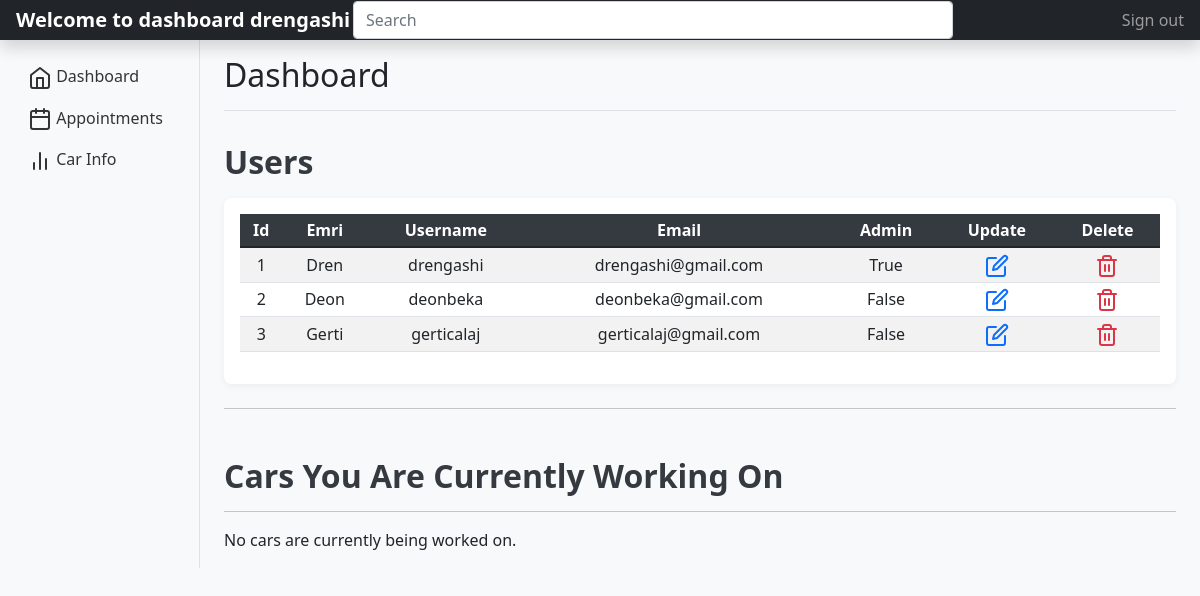
/dashboard.php (signed in), run on the app's committed database.
### tables this page shows
CREATE TABLE `users` (
  `id` int(11) NOT NULL,
  `name` varchar(255) DEFAULT NULL,
  `username` varchar(255) DEFAULT NULL,
  `email` varchar(255) DEFAULT NULL,
  `password` varchar(255) DEFAULT NULL,
  `confirm_password` varchar(255) DEFAULT NULL,
  `is_admin` varchar(255) DEFAULT NULL
);

### dashboard.php (the view, shortened to what this page needs)
<?php
    include_once('database/config.php');
    $sql = "SELECT * FROM users";
    $selectUsers = $conn->prepare($sql);
    $selectUsers->execute();
    $users_data = $selectUsers->fetchAll();
    $carWorkingOn = "SELECT appointments.id, appointments.make, appointments.model, appointments.year, appointments.date, appointments.time, appointments.is_approved, appointments.working_on, appointments.image
        FROM appointments
        INNER JOIN users ON users.id = appointments.user_id
        WHERE appointments.working_on = 'true'";
    $getCarWorkingOn = $conn->prepare($carWorkingOn);
    $getCarWorkingOn->execute();
    $carWorkingOnData = $getCarWorkingOn->fetchAll();
 ?>
 <!DOCTYPE html>
 <html>
 <head>
 	<link href="https://cdn.jsdelivr.net/npm/bootstrap@5.1.3/dist/css/bootstrap.min.css" rel="stylesheet">
 </head>
 <body>
 <header class="navbar navbar-dark sticky-top bg-dark flex-md-nowrap p-0 shadow">
  <a class="navbar-brand col-md-3 col-lg-2 me-0 px-3" href="#"><?php echo "Welcome to dashboard ".$_SESSION['username']; ?></a>
  <input class="form-control form-control-dark w-50" type="text" placeholder="Search" aria-label="Search">
  <div class="navbar-nav">
    <div class="nav-item text-nowrap">
      <a class="nav-link px-3" href="logout.php">Sign out</a>
    </div>
  </div>
</header>
<div class="container-fluid">
  <div class="row">
    <nav id="sidebarMenu" class="col-md-3 col-lg-2 d-md-block bg-light sidebar collapse">
      <div class="position-sticky pt-3">
        <ul class="nav flex-column">
           <?php if ($_SESSION['is_admin'] == 'true') { ?>
                        <li class="nav-item"><a class="nav-link active" href="dashboard.php"><span data-feather="home"></span> Dashboard</a></li>
                        <li class="nav-item"><a class="nav-link" href="appointments.php"><i data-feather="calendar"></i> Appointments</a></li>
                        <li class="nav-item"><a class="nav-link active" href="workOnCar.php"><i data-feather="bar-chart-2"></i> Car Info</a></li>
                    <?php } else { ?>
                        <li class="nav-item"><a class="nav-link" href="appointments.php"><i data-feather="calendar"></i> Appointments</a></li>
                        <li class="nav-item"><a class="nav-link" href="makeAppointment.php"><i data-feather="plus-circle"></i> Make Appointment</a></li>
                    <?php } ?>
      </div>
    </nav>
    <main class="col-md-9 ms-sm-auto col-lg-10 px-md-4">
      <div class="d-flex justify-content-between flex-wrap flex-md-nowrap align-items-center pt-3 pb-2 mb-3 border-bottom">
        <h1 class="h2">Dashboard</h1>
      </div>
    <?php if ($_SESSION['is_admin'] == 'true') { ?>
      <h2>Users</h2>
      <div class="table-responsive">
        <table class="table table-striped table-sm">
          <thead>
            <tr>
              <th scope="col">Id</th>
              <th scope="col">Emri</th>
              <th scope="col">Username</th>
              <th scope="col">Email</th>
              <th scope="col">Admin</th>
              <th scope="col">Update</th>
              <th scope="col">Delete</th>
            </tr>
          </thead>
          <tbody>
            <?php foreach ($users_data as $user_data) { ?>
               <tr>
                <td><?php echo $user_data['id']; ?></td>
                <td><?php echo $user_data['name']; ?></td>
                <td><?php echo $user_data['username']; ?></td>
                <td><?php echo $user_data['email']; ?></td>
                <td class="admin"><?php echo $user_data['is_admin']; ?></td>
                <td><a href="editUsers.php?id=<?= $user_data['id'];?>" class="text-primary"><i data-feather="edit"></i></a></td>
                <td><a href="deleteUsers.php?id=<?= $user_data['id'];?>" class="text-danger"><i data-feather="trash-2"></i></a></td>
              </tr>
           <?php  } ?>
          </tbody>
        </table>
      </div>
      <hr class="my-4">
      <h2 class="car">Cars You Are Currently Working On</h2>
      <hr>
      <?php if (count($carWorkingOnData) > 0): ?>
      <div class="row">
        <?php foreach ($carWorkingOnData as $car): ?>
          <div class="col-md-6">
            <div class="card mb-4 shadow-sm">
              <?php if (!empty($car['image'])): ?>
                <img src="images/<?php echo htmlspecialchars($car['image']); ?>" class="card-img-top" alt="Car Image" style="max-height: 300px; object-fit: cover;">
              <?php else: ?>
                <img src="images/default-car.jpg" class="card-img-top" alt="Default Car" style="max-height: 300px; object-fit: cover;">
              <?php endif; ?>
              <div class="card-body">
                <h5 class="card-title"><?php echo htmlspecialchars($car['make'] . ' ' . $car['model']); ?></h5>
                <p class="card-text">
                  <strong>Year:</strong> <?php echo htmlspecialchars($car['year']); ?><br>
                  <strong>Date:</strong> <?php echo htmlspecialchars($car['date']); ?><br>
                  <strong>Time:</strong> <?php echo htmlspecialchars($car['time']); ?><br>
                  <strong>Approved:</strong> <?php echo ($car['is_approved'] === 'true') ? 'Yes' : 'No'; ?><br>
                  <strong>Working on:</strong> <?php echo ($car['working_on'] === 'true') ? 'Yes' : 'No'; ?>
                </p>
              </div>
            </div>
          </div>
        <?php endforeach; ?>
      </div>
<?php else: ?>
  <p>No cars are currently being worked on.</p>
<?php endif; ?>
     <?php  } else {
    } ?>
    </main>
  </div>
</div>
  </body>
</html>
 </body>
 </html>

### dashboard.php (style rules this page uses)
body { background-color: #f8f9fa; font-family: 'Segoe UI', Tahoma, Geneva, Verdana, sans-serif; }
.admin::first-letter { text-transform: uppercase; }
.navbar-brand { font-weight: bold; }
.nav-link { color: #333; transition: all 0.3s; }
.table th { background-color: #343a40; color: white; text-align: center; }
.table td, .table th { vertical-align: middle; text-align: center; }
.sidebar { background-color: #f1f3f5; border-right: 1px solid #dee2e6; }
h2 { margin-top: 2rem; margin-bottom: 1rem; font-weight: 600; color: #343a40; }
.car { margin-top: 3rem; }
.table-responsive { box-shadow: 0 2px 8px rgba(0,0,0,0.05); background-color: white; border-radius: 8px; padding: 1rem; }

### data on the page
users: id "1", name "Dren", username "drengashi", email "drengashi@gmail.com", is_admin "true"
users: id "2", name "Deon", username "deonbeka", email "deonbeka@gmail.com", is_admin "false"
users: id "3", name "Gerti", username "gerticalaj", email "gerticalaj@gmail.com", is_admin "false"

### other printed values
$_SESSION['username'] "drengashi"
